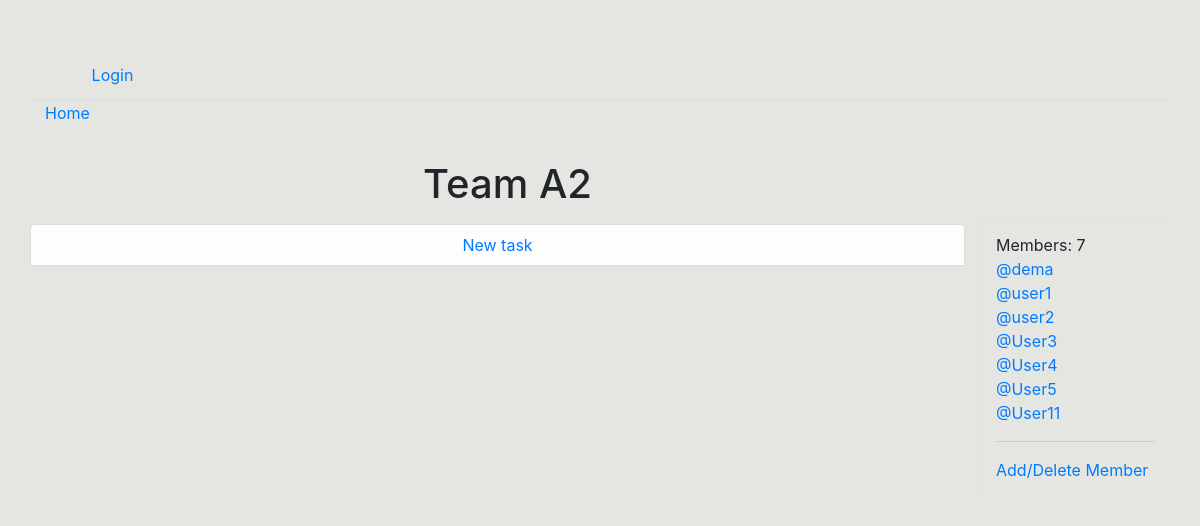
/rooms/10/, run on an earlier commit of the app's database.
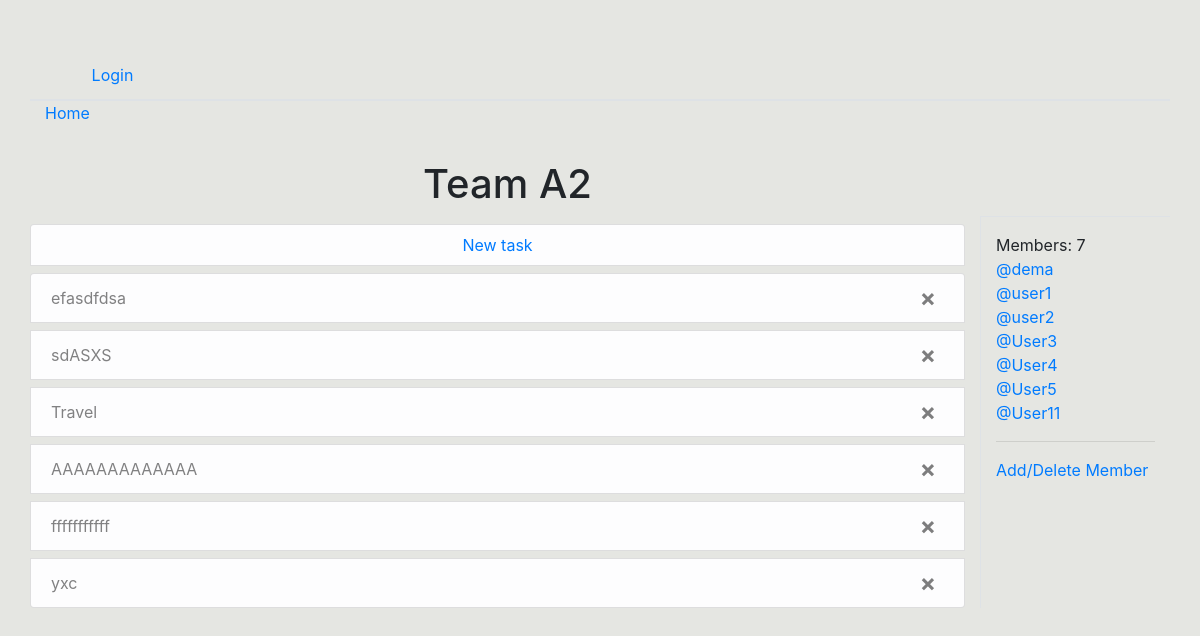
And on a later commit of the database.
### base/models.py (models this page shows, shortened)
class Room(models.Model):
    host = models.ForeignKey(User, on_delete=models.SET_NULL, null=True)
    topic = models.ForeignKey(Topic, on_delete=models.SET_NULL, null=True)
    name = models.CharField(max_length=200)
    description = models.TextField(null=True, blank=True)
    participants = models.ManyToManyField(User, related_name='participants')
    updated = models.DateTimeField(auto_now=True)
    createed = models.DateTimeField(auto_now_add=True)
    class Meta:
        ordering = ['-updated', '-createed']
    def __str__(self):
        return self.name

class Task(models.Model):
    host = models.ForeignKey(User, on_delete=models.SET_NULL, null=True)
    hostroom = models.ForeignKey(Room, on_delete=models.SET_NULL, null=True)
    name = models.CharField(max_length=200, null=True)
    body = models.TextField(null=True, blank=True)
    updated = models.DateTimeField(auto_now=True)
    created = models.DateTimeField(auto_now_add=True)
    finish = models.BooleanField(default=False)

### base/views.py (the view)
# urls.py: path('rooms/<str:rom_id>/', views.roomsView, name='rooms'),
def roomsView(request, rom_id):
    rooms2 = Room.objects.get(id=rom_id)
    tasks = Task.objects.filter(hostroom_id=rom_id)
    participants = rooms2.participants.all() # rooms2 > room ?
    form = TaskForm()
    if request.method == 'POST':
        form = TaskForm(request.POST)
        if form.is_valid():
            new_task = form.save()
            return JsonResponse({'task': model_to_dict(new_task)}, status=200)
    context = {'rooms2': rooms2, 'participants': participants, 'tasks': tasks, 'form':form}
    return render(request, 'base/rooms.html', context)

### base/templates/base/rooms.html (shortened to what this page needs)
{% extends 'main.html' %}
{% load static %}
{% load crispy_forms_tags %}
{% block content %}
<div class="text-center">
    <div class="container">
        <div class="col-10">
                    <h1>{{rooms2.name}}</h1>
        </div>
        </div>
</div>
<div class="container">
    <div class="row">
    <div class="list-group col-10">
        <div class="list-group-item list-group-item-light mt-2 p-2 d-flex justify-content-center">
            <a href="" data-toggle="modal" data-target="#modalCreateTask">New task</a>
        </div>
        <div id="taskList">
        {% for task in tasks %}
         <div class="list-group-item list-group-item-light mt-2" data-id="{{ task.id }}" id="taskCard" style="{% if task.finish %} text-decoration: line-through {% endif %}">
            {{task.name}}
                <button type="button" class="close float-right mr-2">
                    <span aria-hidden="true">&times;</span>
                </button>
        </div>
        {% endfor %}
        </div>
    </div>
        <div class="col-2 border-top border-left pb-3">
            <div>
                <div class="mt-3">
                    <medium>Members: {{rooms2.participants.count}}</medium>
                </div>
                {% for participant in rooms2.participants.all %}
                <a href="#" class="building-link" data-toggle="modal" data-name="{{participant}}" data-target="#myModal">@{{ participant }}</a><br>
                {% endfor %}
                <hr>
                <a href="{% url 'update-room_2' rooms2.id %}">Add/Delete Member</a>
            </div>
        </div>
    </div>
</div>
{% endblock content %}

### templates/main.html (shortened to what this page needs)
{% load static %}
<!DOCTYPE html>
<html lang="en">
<head>
        <link rel="stylesheet" href="https://stackpath.bootstrapcdn.com/bootstrap/4.1.3/css/bootstrap.min.css">
        <link rel="stylesheet" type="text/css" href="{% static 'css/style.css' %}">
</head>
<body style="background-color: #E5E6E2;">
  <div class="container">
      <div class="row">
          <div class="col-12" style="height: 50px; padding: 0px;">
              <div class="row">
                  <div class="col-2" style="height: 50px;"></div>
                  <div class="col-10" style="height: 50px;"></div>
              </div>
          </div>
          <div class="col-12 border-bottom" style="height: 50px; padding: 0px;">
              <div class="row">
                    <div class="col-2 d-flex flex-row justify-content-center align-items-center" style="height: 50px;">
                        {% if request.user.is_authenticated %}
                            <a href="{% url 'logout' %}">Logout</a>
                        {% else %}
                            <a href="{% url 'login' %}">Login</a>
                        {% endif %}
                    </div>
                    <div class="col-8" style="height: 50px;"></div>
                    <div class="col-2 d-flex flex-row justify-content-center align-items-center" style="height: 50px;">
                    </div>
              </div>
          </div>
          <div class="container">
              <div class="row">
                  <div class="col-12" style="height: 20px;">
                      <div class="row">
                           <div class="col-1 border-top" style="height: 20px;">
                               <a href="{% url 'home' %}">Home</a>
                           </div>
                           <div class="col-11 border-top" style="height: 20px;"></div>
                      </div>
                  </div>
                  <div class="col-12" style="height: 20px;"></div>
                  <div class="col-12" style="height: 20px;"></div>
              </div>
          </div>
      </div>
  </div>
  {% block content %}
  {% endblock content %}
</body>
</html>

### static/css/style.css (style rules this page uses)
body { background-color: grey; }

What changed in the data, as far as the page shows it:
added Task: name "efasdfdsa"
added Task: name "sdASXS"
added Task: name "Travel"
added Task: name "AAAAAAAAAAAAA"
added Task: name "fffffffffff"
added Task: name "yxc"
